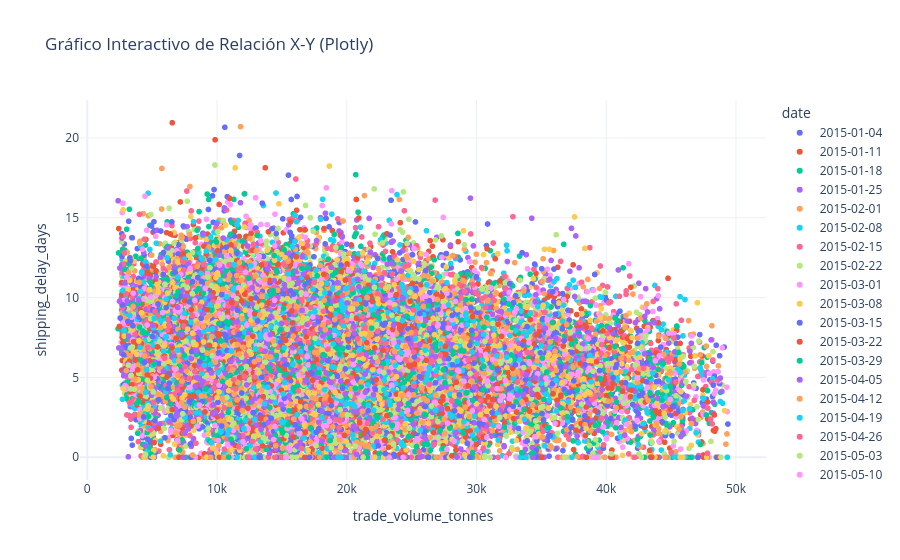

Source (notebook cell):
### Code cell
import pandas as pd
import numpy as np
import matplotlib.pyplot as plt
import seaborn as sns
import plotly.express as px

# Configurar el estilo visual estético
sns.set_theme(style="whitegrid")
plt.rcParams['figure.figsize'] = (10, 6)

# Cargar el dataset limpio
df = pd.read_csv('dataset_limpio.csv')

# 1. Identificar automáticamente columnas numéricas y de texto para las gráficas
numeric_cols = df.select_dtypes(include=[np.number]).columns.tolist()
categorical_cols = df.select_dtypes(include=['object']).columns.tolist()

print(f"Columnas numéricas detectadas: {numeric_cols}")
print(f"Columnas categóricas detectadas: {categorical_cols}")

# 2. GRÁFICO 1: Histograma y Densidad (KDE) de la primera métrica numérica
if len(numeric_cols) > 0:
    col_num = numeric_cols[0]
    plt.figure(figsize=(10, 5))
    sns.histplot(df[col_num], kde=True, color='teal', bins=30)
    plt.title(f'Distribución y Densidad (KDE) de {col_num}', fontsize=14, fontweight='bold')
    plt.xlabel(col_num, fontsize=12)
    plt.ylabel('Frecuencia', fontsize=12)
    plt.show()

# 3. GRÁFICO 2: Mapa de Calor de Correlación (Correlation Heatmap)
if len(numeric_cols) > 1:
    plt.figure(figsize=(10, 8))
    corr_matrix = df[numeric_cols].corr()
    sns.heatmap(corr_matrix, annot=True, cmap='coolwarm', fmt=".2f", linewidths=0.5)
    plt.title('Mapa de Calor de Correlación de Variables Numéricas', fontsize=14, fontweight='bold')
    plt.show()

# 4. GRÁFICO 3: Gráfico de Dispersión Interactivo con Plotly
if len(numeric_cols) >= 2:
    fig = px.scatter(
        df, 
        x=numeric_cols[0], 
        y=numeric_cols[1], 
        color=categorical_cols[0] if len(categorical_cols) > 0 else None,
        title='Gráfico Interactivo de Relación X-Y (Plotly)',
        template='plotly_white'
    )
    fig.show()
    # Guardar componente interactivo como pide el proyecto
    fig.write_html("grafico_interactivo.html")
    print("¡Gráfico interactivo guardado como 'grafico_interactivo.html'!")
